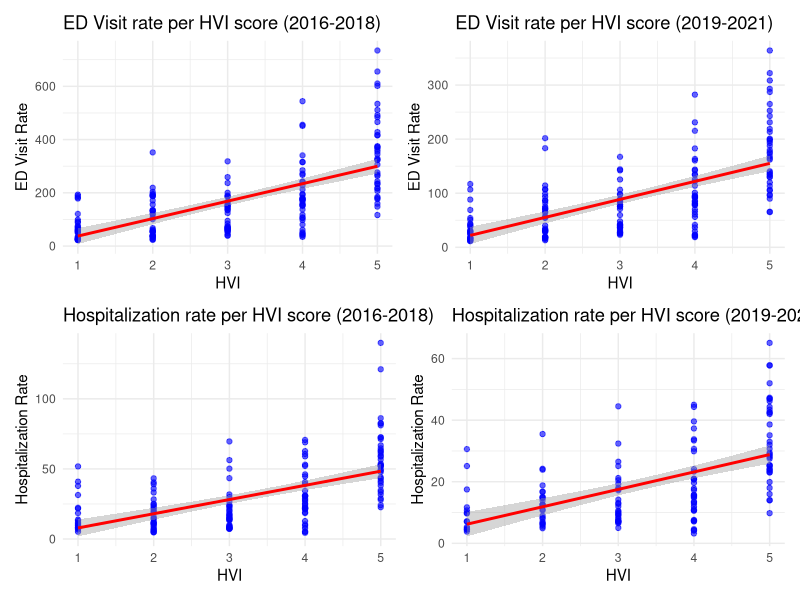

Write R code to recreate this figure.
## ---- chunk 1
library(tidyverse)
library(broom)
library(patchwork)

full_data2 = read_csv("data/NYC_total.csv")

# For graphing I had to change hvi as a numeric value to get the trend line
#data for graph ed 2016-2018
full_data2_ed_1 = full_data2 |> 
  mutate(hvi = as.numeric(hvi)) |> 
  filter(indicator == "ed_visits_rate") |> #filtering only ed_visits
  filter(data_years == "2016-2018")
  
#data for graph ed 2016-2018
full_data2_ed_2 = full_data2 |> 
  mutate(hvi = as.numeric(hvi)) |> 
  filter(indicator == "ed_visits_rate") |> #filtering only ed_visits
  filter(data_years == "2019-2021")
  
#data for graph hosp 2016-2018
full_data2_hosp_1 = full_data2 |> 
  mutate(hvi = as.numeric(hvi)) |> 
  filter(indicator == "hosp_rate") |>  #filtering only hospitalization rate
  filter(data_years == "2016-2018")

#data for graph hosp 2019-2021
full_data2_hosp_2 = full_data2 |> 
  mutate(hvi = as.numeric(hvi)) |> 
  filter(indicator == "hosp_rate") |>  #filtering only hospitalization rate
  filter(data_years == "2019-2021")

#data for analysis hvi is a factor variable

#data for analysis ed 2016-2018
full_data2_ed_3 = full_data2 |> 
  filter(indicator == "ed_visits_rate") |>  # filtering only ed_visits
  filter(data_years == "2016-2018")

#data for analysis ed 2019-2021
full_data2_ed_4 = full_data2 |> 
  filter(indicator == "ed_visits_rate") |>  # filtering only ed_visits
  filter(data_years == "2019-2021")

#data for analysis hosp 2016-2018
full_data2_hosp_3 = full_data2 |> 
  filter(indicator == "hosp_rate") |>  #filtering only hospitlization rate
  filter(data_years == "2016-2018")

#data for analysis hosp 2019-2021
full_data2_hosp_4 = full_data2 |> 
  filter(indicator == "hosp_rate") |>  #filtering only hospitlization rate
  filter(data_years == "2019-2021")
## ---- chunk 2

fit = lm(zip_code_rate ~ borough + hvi, data = full_data2_ed_3) # outcome for ed_visit rate and hvi, borough as variable

results_table = tidy(fit) # change it to a table form

results_table = results_table[, !(names(results_table) %in% "statistic")] |> #remove statistic column
  knitr::kable(digit = 3) # set digit to 3
  
results_table

## ---- chunk 3
fit2 = lm(zip_code_rate ~ borough + hvi, data = full_data2_ed_4) #outcome for hosp_rate and hvi, borough as variable

results_table2 = tidy(fit2) # change it to a table form

results_table2 = results_table2[, !(names(results_table2) %in% "statistic")] |> #remove statistic column
  knitr::kable(digit = 3) # set digit to 3
  
results_table2
## ---- chunk 4
fit3 = lm(zip_code_rate ~ borough + hvi, data = full_data2_hosp_3)

results_table3 = tidy(fit3) # change it to a table form

results_table3 = results_table3[, !(names(results_table3) %in% "statistic")] |> #remove statistic column
  knitr::kable(digit = 3) # set digit to 3
  
results_table3
## ---- chunk 5
fit4 = lm(zip_code_rate ~ borough + hvi, data = full_data2_hosp_4)

results_table4 = tidy(fit4) # change it to a table form

results_table4 = results_table4[, !(names(results_table4) %in% "statistic")] |> #remove statistic column
  knitr::kable(digit = 3) # set digit to 3
  
results_table4

## ---- chunk 6
daa = full_data2 |> 
  mutate(hvi = as.numeric(hvi)) |> # changing hvi to numeric for calculating the mean
  group_by(borough) |> 
  summarise(hvi_mean = mean(hvi)) # calculating the mean hvi per borough

knitr::kable(daa)
## ---- chunk 7

plot1 = ggplot(full_data2_ed_1, aes(x = hvi, y = zip_code_rate)) +
  geom_point(color = "blue", alpha = 0.6) +  # Data points
  geom_smooth(method = "lm", color = "red", se = TRUE) +  # Regression line with confidence interval
  labs(title = "ED Visit rate per HVI score (2016-2018)", x = "HVI", y = "ED Visit Rate") +
  theme_minimal()

plot2 = ggplot(full_data2_ed_2, aes(x = hvi, y = zip_code_rate)) +
  geom_point(color = "blue", alpha = 0.6) +  # Data points
  geom_smooth(method = "lm", color = "red", se = TRUE) +  # Regression line with confidence interval
  labs(title = "ED Visit rate per HVI score (2019-2021)", x = "HVI", y = "ED Visit Rate") +
  theme_minimal()

plot3 = ggplot(full_data2_hosp_1, aes(x = hvi, y = zip_code_rate)) +
  geom_point(color = "blue", alpha = 0.6) +  # Data points
  geom_smooth(method = "lm", color = "red", se = TRUE) +  # Regression line with confidence interval
  labs(title = "Hospitalization rate per HVI score (2016-2018)", x = "HVI", y = "Hospitalization Rate") +
  theme_minimal()

plot4 = ggplot(full_data2_hosp_2, aes(x = hvi, y = zip_code_rate)) +
  geom_point(color = "blue", alpha = 0.6) +  # Data points
  geom_smooth(method = "lm", color = "red", se = TRUE) +  # Regression line with confidence interval
  labs(title = "Hospitalization rate per HVI score (2019-2021)", x = "HVI", y = "Hospitalization Rate") +
  theme_minimal()

(plot1 + plot2) / (plot3 + plot4)
